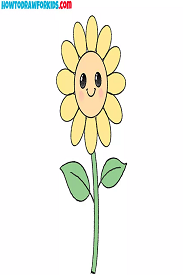
#> input picture Opencv_005/flower1.png, 183 x 275 px
$ python five.py
#> lines starting #> are read from the running program, lines starting #| are printed output that depends on the picture
import numpy as np
import cv2


flower1 = cv2.imread("./flower1.png")
#> flower1 is the input picture: shape (275, 183, 3); mean B, G, R 234, 243.1, 243.7
cv2.imshow("Flower 1", flower1)
# cv2.waitKey(0)

flower2 = cv2.imread("./flower2.png")
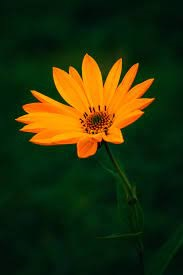
#> input picture Opencv_005/flower2.png, 183 x 275 px
#> flower2 is the input picture: shape (275, 183, 3); mean B, G, R 10.9, 47.6, 39.6
cv2.imshow("Flower 2", flower2)
# cv2.waitKey(0)

h, w, ch = flower1.shape
#> h = 275; w = 183; ch = 3
print(f"h: {h}, w: {w}, ch: {ch}")
#| h: 275, w: 183, ch: 3

# Add Flowers
add_result = np.zeros(flower1.shape, flower1.dtype)
cv2.add(flower1, flower2, add_result)
cv2.imshow("Add Flowers", add_result)
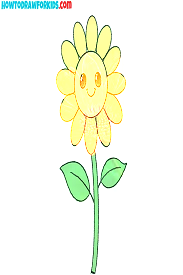
#> window 'Add Flowers': shape (275, 183, 3); mean B, G, R 236.1, 250.6, 246.9
# cv2.waitKey(0)

# Subtract Flowers
sub_result = np.zeros(flower1.shape, flower1.dtype)
cv2.subtract(flower1, flower2, sub_result)
cv2.imshow("Subtract Flowers", sub_result)
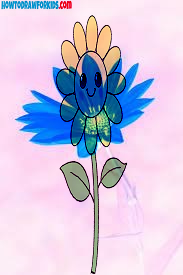
#> window 'Subtract Flowers': shape (275, 183, 3); mean B, G, R 223.2, 196.7, 206.7
# cv2.waitKey(0)

# Multiply Flowers
mul_result = np.zeros(flower1.shape, flower1.dtype)
cv2.multiply(flower1, flower2, mul_result)
cv2.imshow("Multiply Flowers", mul_result)
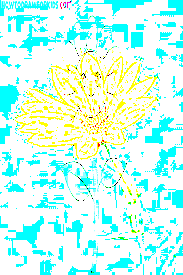
#> window 'Multiply Flowers': shape (275, 183, 3); mean B, G, R 239.8, 254.1, 203.2
# cv2.waitKey(0)

# Divide Flowers
div_result = np.zeros(flower1.shape, flower1.dtype)
cv2.divide(flower1, flower2, div_result)
cv2.imshow("Divide Flowers", div_result)
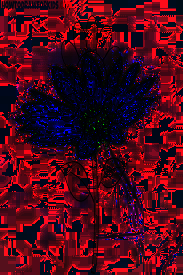
#> window 'Divide Flowers': shape (275, 183, 3); mean B, G, R 25.4, 7.4, 77.1


cv2.waitKey(0)
cv2.destroyAllWindows()
